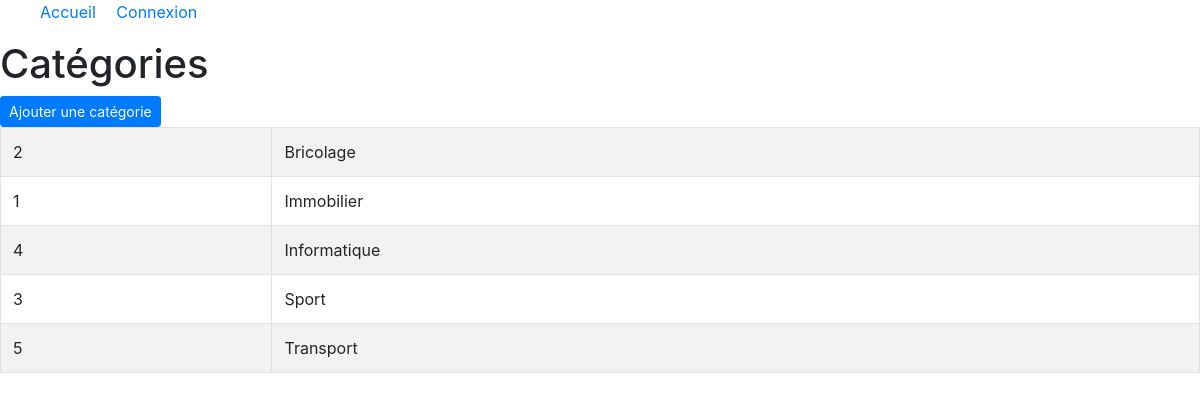
The app's page /category/index.php with its own data.
### tables this page shows
CREATE TABLE `category` (
  `id` int(11) NOT NULL,
  `name` varchar(255) NOT NULL
);

### category/index.php (the view, shortened to what this page needs)
<?php
$pdo = connectToDb();
$query = $pdo->prepare(
  'SELECT * FROM category ORDER BY name ASC');
$query->execute();
$categories = $query->fetchAll(PDO::FETCH_OBJ);
?>
 <!DOCTYPE html>
 <html lang="en" dir="ltr">
   <head>
     <?php include PATH_BASE . 'includes/css.inc.php'; ?>
   </head>
   <body>
     <header>
       <?php include PATH_BASE . 'includes/menu.inc.php'; ?>
       <h1>Catégories</h1>
     </header>
     <div>
       <a class="btn btn-primary btn-sm"
         href="<?php echo URL_BASE . 'category/add.php'; ?>">
         Ajouter une catégorie</a>
     </div>
    <table class="table table-striped table-bordered">
     <?php foreach($categories as $category): ?>
       <tr>
         <td><?php echo $category->id; ?></td>
         <td><?php echo $category->name; ?></td>
       </tr>
     <?php endforeach; ?>
   </table>
   </body>
 </html>

### records on screen
category: id "2", name "Bricolage"
category: id "1", name "Immobilier"
category: id "4", name "Informatique"
category: id "3", name "Sport"
category: id "5", name "Transport"
